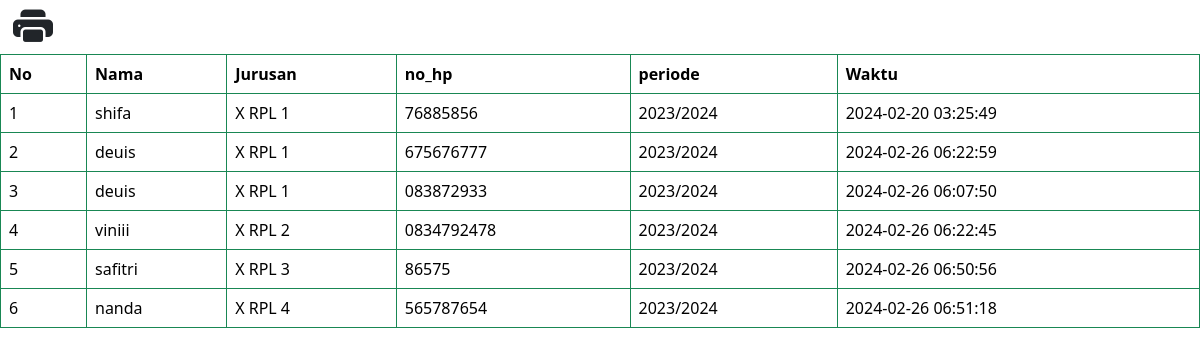
The page /app/laporan.php (signed in) on the database its author committed.
### tables this page shows
CREATE TABLE `siswa` (
  `no` int(11) NOT NULL,
  `nama` varchar(30) NOT NULL,
  `jurusan` varchar(25) NOT NULL,
  `waktu` timestamp NOT NULL DEFAULT current_timestamp() ON UPDATE current_timestamp(),
  `no_hp` varchar(50) NOT NULL,
  `periode` varchar(50) NOT NULL
);

### app/laporan.php (the view, shortened to what this page needs)
<button class="btn" onclick="printDiv('div1')"><i class="bi bi-printer-fill fs-1"></i></button>
<div id="div1">
    <?php
    include "boot.php";
    ?>
    <?php
    include "koneksi.php";
    $tampil = $konek->query("select*from siswa");
    ?>
    <table class="table table-bordered border-success">
        <tr>
            <th scope="col">No</th>
            <th scope="col">Nama</th>
            <th scope="col">Jurusan</th>
            <th scope="col">no_hp</th>
            <th scope="col">periode</th>
            <th scope="col">Waktu</th>
        </tr>
        <?php
        while ($s = $tampil->fetch_array()) {
            @$no++;
            echo "<tr>";
            echo "<td>$no</td>";
            echo "<td>$s[nama]</td>";
            echo "<td>$s[jurusan]</td>";
            echo "<td>$s[no_hp]</td>";
            echo "<td>$s[periode]</td>";
            echo "<td>$s[waktu]</td>";
        ?>
        <?php
            echo "</tr>";
        }
        ?>
    </table>

### rows shown on the page
siswa: nama "shifa", jurusan "X RPL 1", no_hp "76885856", periode "2023/2024", waktu "2024-02-20 03:25:49"
siswa: nama "deuis", jurusan "X RPL 1", no_hp "675676777", periode "2023/2024", waktu "2024-02-26 06:22:59"
siswa: nama "deuis", jurusan "X RPL 1", no_hp "083872933", periode "2023/2024", waktu "2024-02-26 06:07:50"
siswa: nama "viniii", jurusan "X RPL 2", no_hp "0834792478", periode "2023/2024", waktu "2024-02-26 06:22:45"
siswa: nama "safitri", jurusan "X RPL 3", no_hp "86575", periode "2023/2024", waktu "2024-02-26 06:50:56"
siswa: nama "nanda", jurusan "X RPL 4", no_hp "565787654", periode "2023/2024", waktu "2024-02-26 06:51:18"
